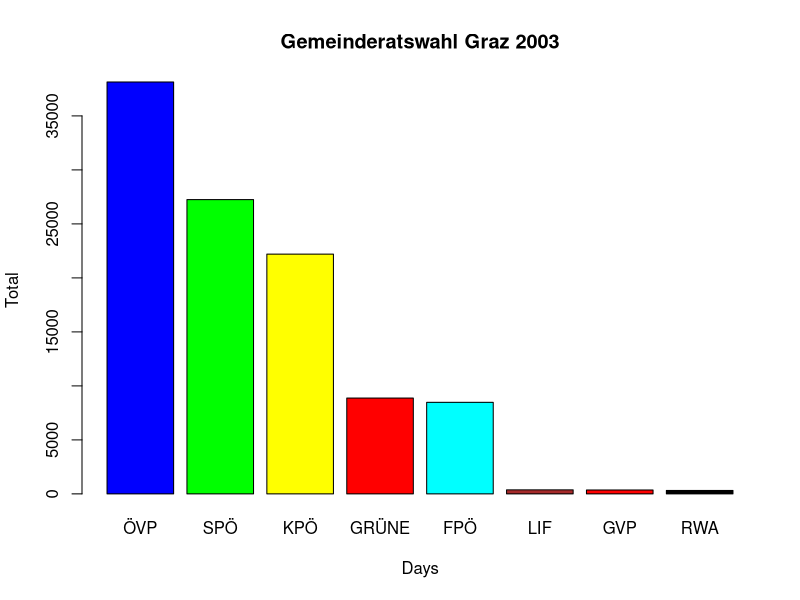

Here is the R script that generated this plot: (Note: this script raises an error after producing the figure.)
######################################################
#     											 
#   Title: grazwahl2012_grw.R
#   Description: Analyse und Visualisierung der 
#                Gemeinderatswahlen in Graz
#													 
#													 
#   Author: Stefan Kasberger
#   Date: 26.11.2012
#   Version: 1.0
#	  Language: 2.15.2
#   Software: 0.96.330
#   License: FreeBSD (2-clause BSD)
#   												 
######################################################


# read in files
graz_grw2003_bez <- read.csv2("raw/Graz/2003_grw_sprengelbezerg.csv", fileEncoding = "iso-8859-1")
graz_grw2003_spr <- read.csv2("raw/Graz/2003_grw_sprengelerg.csv", fileEncoding = "iso-8859-1")
graz_grw2008_bez <- read.csv2("raw/Graz/2008_grw_sprengelbezerg.csv", fileEncoding = "iso-8859-1")
graz_grw2008_spr <- read.csv2("raw/Graz/2008_grw_sprengelerg.csv", fileEncoding = "iso-8859-1")

# init variables

# VISUALISIERUNG GEMEINDERATSWAHLEN
data <- graz_grw2003_bez
partycolors <- list(c("FPÖ", "GRÜNE", "GVP", "KPÖ", "LIF", "RWA", "SPÖ", "ÖVP"), c("blue", "green", "yellow", "red", "cyan", "brown", "red", "black"))
parties <- levels(data$ptname)
table(data$ptname)
levels(data$ptname)
total <- tapply(data$stimmen, data$ptname, sum)
total <- sort(total, decreasing = TRUE)
relative <- 100 * total / sum(data$stimmen)


# bar chart
barplot(total, main = "Gemeinderatswahl Graz 2003", xlab="Days", ylab="Total", col = partycolors[[2]])
legend("topright", parties, cex=0.6, bty="n", fill = partycolors[[2]]);
barplot(relative, main = "Gemeinderatswahl Graz 2003", xlab="Days", ylab="Total", col = partycolors[[2]])
legend("topright", parties, cex=0.6, bty="n", fill = partycolors[[2]]);

# pie chart
labels <- round(cars/sum(cars) * 100, 1)
car_labels <- paste(car_labels, "%", sep="")
pie(total, main = "Gemeinderatswahl Graz 2003", lables = labels, col = colorset)
legend(1.5, 0.5, parties, cex=0.8, fill=colors)
pie(relative, main = "Gemeinderatswahl Graz 2003", lables = labels, col = colorset)
legend(1.5, 0.5, parties, cex=0.8, fill=colors)

# line charts
g_range <- range(0, data1, data2)
png(filename="figure.png", height=295, width=300, bg="white")
pdf(file="figure.pdf", height=3.5, width=5)
plot(data, type = "o", col = "blue", ylim=g_range)
axis(1, at=1:5, lab=c("Mon","Tue","Wed","Thu","Fri"))
title(main = "Trend")
lines(trucks, type="o", pch=22, lty=2, col="red")
legend(1, g_range[2], c("cars","trucks"), cex=0.8, col=c("blue","red"), pch=21:22, lty=1:2);
dev.off()


# VISUALISIERUNG NATIONALRATSWAHLEN



# VISUALISIERUNG LANDTAGSWAHLEN




